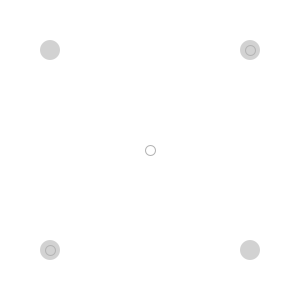
Frame 1 (no input)
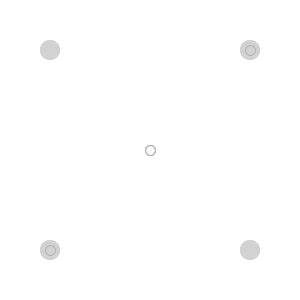
Frame 60 (the mouse pressed at the canvas centre just before this capture)
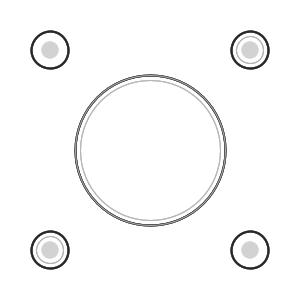
Frame 120 (the mouse held since frame 60 and released just before this capture)

The Processing sketch that drew these frames (run headless with seeded random() and noise(); from frame 60 on, the mouse is pressed at the canvas centre):

// Processing sketch: processing_40745
// ── processing_40745.pde

void setup() {
  size(300,300);
  background(255);
  smooth();
}

void draw() {
  
  fill(255, 70);
  noStroke();
  rect(0,0,width,height);
  
  //colorati
  fill(210);
  ellipse(50,50,mouseX/4-20,mouseX/4-20);
  ellipse(250,250,mouseX/4-20,mouseX/4-20);
  ellipse(250,50,mouseY/4-20,mouseY/4-20);
  ellipse(50,250,mouseY/4-20,mouseY/4-20);
  
  noFill();
  stroke(40);
  strokeWeight(2);
  ellipse(150,150,mouseX,mouseX);
  ellipse(50,50,mouseX/4,mouseX/4);
  ellipse(250,250,mouseX/4,mouseX/4);
  ellipse(250,50,mouseY/4,mouseY/4);
  ellipse(50,250,mouseY/4,mouseY/4);
  //interni
  strokeWeight(1);
  stroke(180);
  ellipse(150,150,mouseX-10,mouseX-10);
  ellipse(50,250,mouseY/4-10,mouseY/4-10);
  ellipse(250,50,mouseY/4-10,mouseY/4-10);
  
  //mouse
  ellipse(mouseX,mouseY,mouseY,mouseX);
  
  
}
